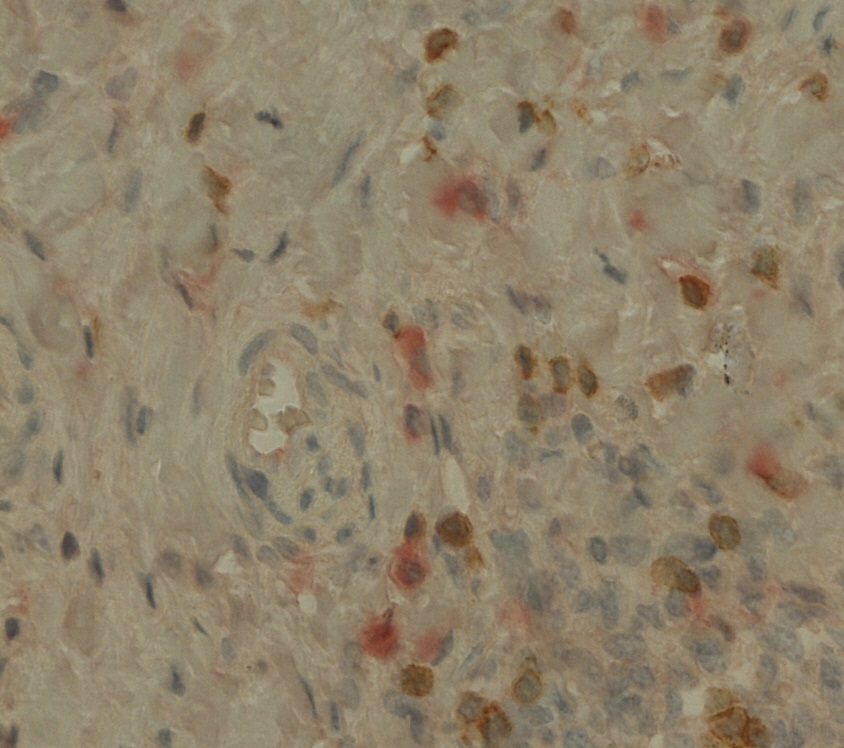
#> input picture TestingScripts/TestImage.jpg, 844 x 748 px
$ python IHCRandomWalktest.py   (older library calls are emulated)
#> lines starting #> are read from the running program, lines starting #| are printed output that depends on the picture; after the words box and inside, x2 and y2 are one past the last pixel; in counts of white or black regions, pixels touching at a corner belong together
#Griffin Calme
#This program will output DAB, Hematoxylin, and perm red

#Hematoxylin (Basic blue)= binds to nuclei
#Cytokines are perm Red Chromagen
#CD3 (T cells) are DAB

import numpy as np
from numpy import linalg

import matplotlib.pyplot as plt

from skimage.io import imread
from skimage.exposure import rescale_intensity
from skimage.segmentation import random_walker
#from skimage.color import separate_stains
from skimage.color import rgb2grey

from skimage.util import dtype, dtype_limits
import os

from pyamg import *


#Color deconvolution
#Normalized optical density matrix
#see Ruifrok AC, Johnston DA. Quantification of histological staining by color deconvolution.
# R      G      B
# X      X      X   Hematoxylin(0)
# X      X      X   Red(1)
# X      X      X   DAB(2)
#Hematoxylin(0), Red(1), DAB(2)
rgb_from_hrd = np.array([[0.644, 0.710, 0.285],
                         [0.0326, 0.872, 0.487],
                         [0.270, 0.562, 0.781]])
#conv_matrix
hrd_from_rgb = linalg.inv(rgb_from_hrd)
print(rgb_from_hrd)
print(hrd_from_rgb)


ihc_rgb = imread(r'TestImage.jpg')
#> ihc_rgb is the input picture: shape (748, 844, 3); mean R, G, B 142.6, 129.7, 106.4


def separate_stains(rgb, color_deconv_vector):
    rgb = dtype.img_as_float(rgb, force_copy=True)
    rgb += 2
    stains = np.dot(np.reshape(-np.log(rgb), (-1, 3)), color_deconv_vector)
    return np.reshape(stains, rgb.shape)


# Rescale signals so that intensity ranges from 0 to 1
# ihc_hrd[:, :, (0,1, or 2 -- is the color channel)]
def stainspace_to_2d_array(ihc_xyz, channel):
#> called with channel = 2
    rescale = rescale_intensity(ihc_xyz[:, :, channel], out_range=(0,1))
    stain_array = np.dstack((np.zeros_like(rescale), rescale, rescale))
    grey_array = rgb2grey(stain_array)

    return grey_array


#Stain space conversion
ihc_hrd = separate_stains(ihc_rgb, hrd_from_rgb)


DAB_Grey_Array = stainspace_to_2d_array(ihc_hrd, 2)
Hema_Gray_Array = stainspace_to_2d_array(ihc_hrd, 0)
permRed_Gray_Array = stainspace_to_2d_array(ihc_hrd, 1)
#> call 3 of stainspace_to_2d_array, with channel = 1
#> in stainspace_to_2d_array (call 3), `rescale = rescale_intensity(ihc_xyz[:, :, channel], out_range=(0,1))`:
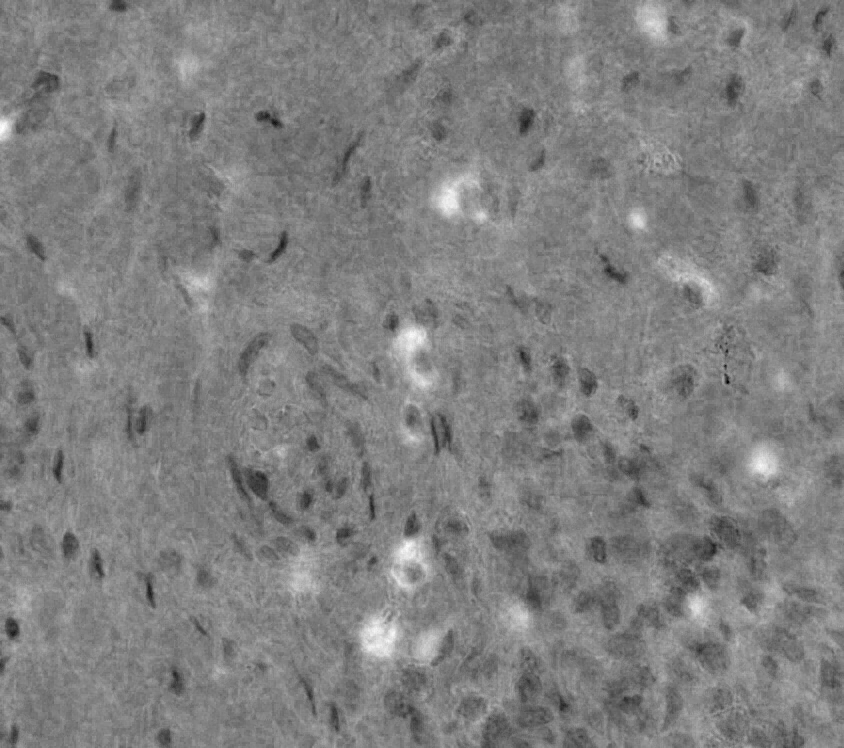
#> rescale: shape (748, 844) float64; min 0, max 1, mean 0.503
#> in stainspace_to_2d_array (call 3), `stain_array = np.dstack((np.zeros_like(rescale), rescale, rescale))`:
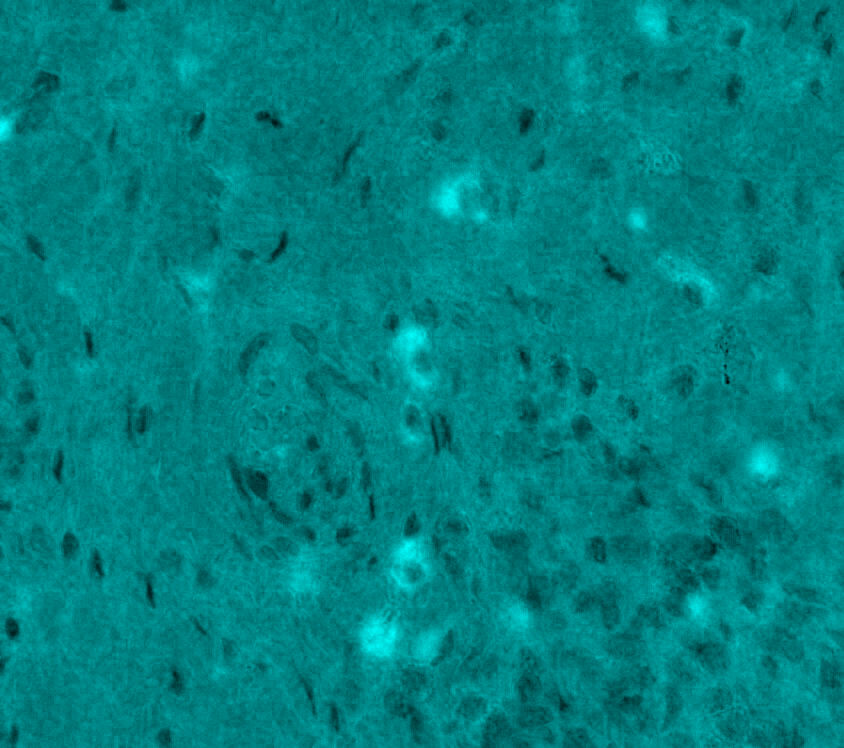
#> stain_array: shape (748, 844, 3) float64; mean of channels 0, 1, 2 0, 0.503, 0.503; drawn as R, G, B
#> in stainspace_to_2d_array (call 3), `grey_array = rgb2grey(stain_array)`:
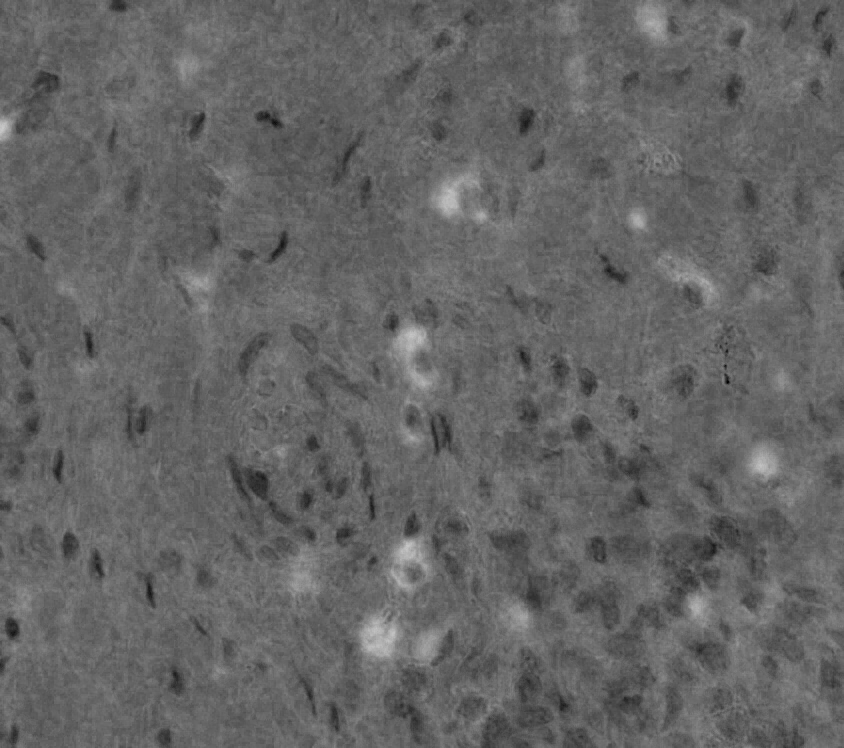
#> grey_array: shape (748, 844) float64; min 0, max 0.788, mean 0.396


#Get markers for random walk
def get_markers(grey_array, bottom_thresh, top_thresh):

    markers = np.zeros_like(grey_array)
    markers[grey_array < bottom_thresh] = 1
    markers[grey_array > top_thresh] = 2

    return markers


#perform Random Walker, fills in positive regions
DAB_segmentation = random_walker(DAB_Grey_Array, get_markers(DAB_Grey_Array, .3, .5), beta=130, mode='cg_mg')
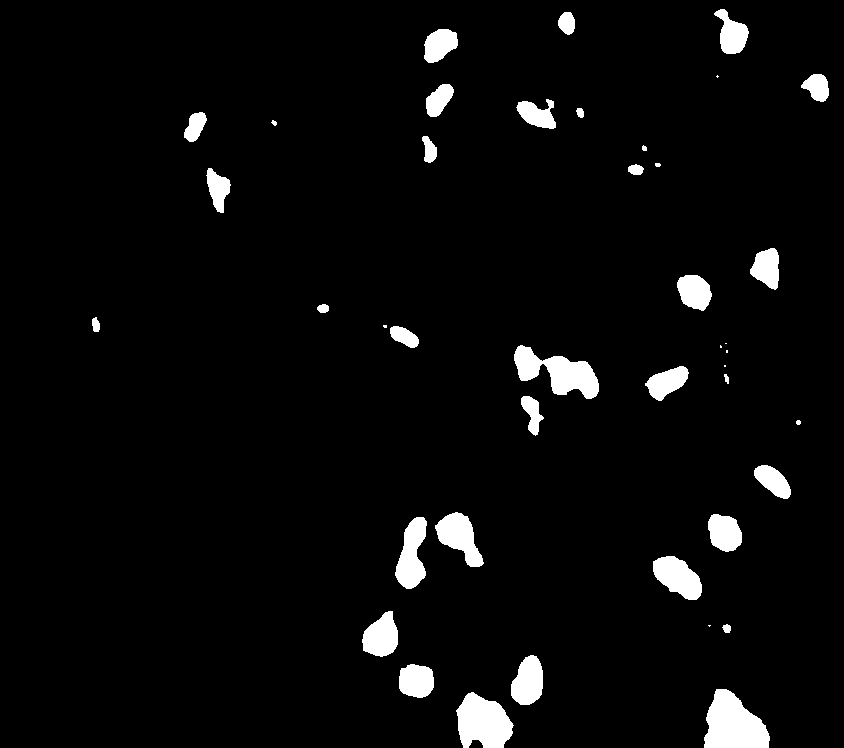
#> DAB_segmentation: shape (748, 844) float64; values 1 (black) and 2 (white), 4.1% white; 42 white regions (7 under 20 px), largest, box (x1, y1, x2, y2) and area: (704, 689, 770, 748) 2720, (514, 345, 599, 399) 2313, (456, 692, 514, 748) 2312
Hema_segmentation = random_walker(Hema_Gray_Array, get_markers(Hema_Gray_Array, .2, .4), beta=130, mode='cg_mg')
#> Hema_segmentation: shape (748, 844) float64; values 1 (black) and 2 (white), 9.7% white; 152 white regions (16 under 20 px), largest, box (x1, y1, x2, y2) and area: (665, 516, 764, 618) 4669, (458, 673, 574, 748) 4341, (586, 604, 663, 728) 3878
permRed_segmentation = random_walker(permRed_Gray_Array, get_markers(permRed_Gray_Array, .4, .5), beta=130, mode='cg_mg')
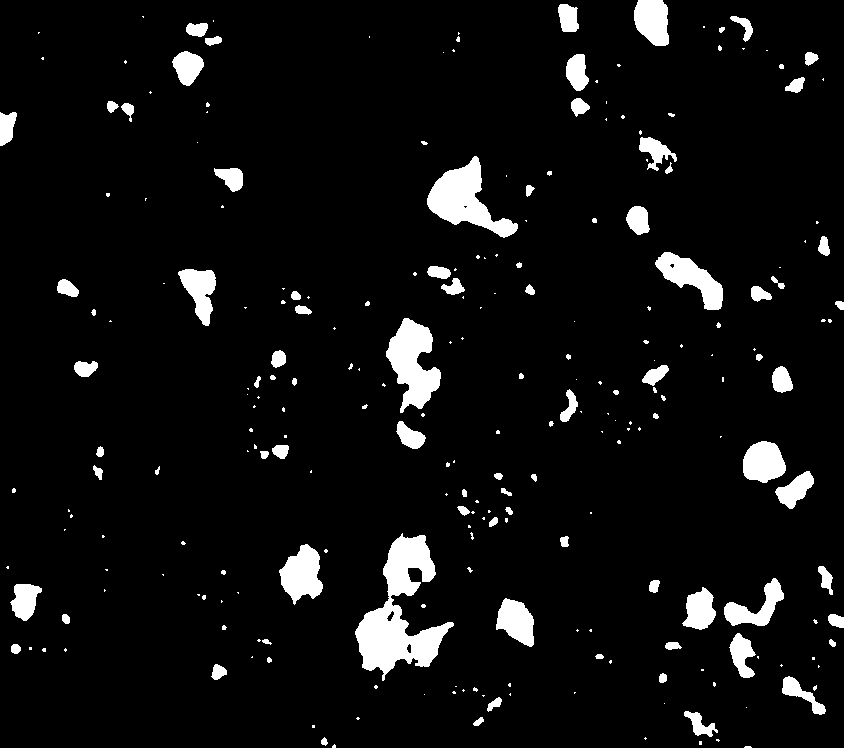
#> permRed_segmentation: shape (748, 844) float64; values 1 (black) and 2 (white), 6.1% white; 251 white regions (153 under 20 px), largest, box (x1, y1, x2, y2) and area: (355, 533, 454, 681) 6030, (427, 156, 518, 238) 3156, (386, 318, 441, 413) 2905


"""PRINTING OUTPUT"""

print('-------------------------')

print(' ')


'''Compute and Output'''
# Compute and output percentages of pixels stained by each chromagen
pic_dimensions = np.shape(DAB_segmentation)  # both arrays same shape
#> pic_dimensions = (748, 844)
total_pixels = pic_dimensions[0] * pic_dimensions[1]
#> total_pixels = 631312


#change negative pixel values from 1 -> 0, positives 2 -> 1
subtrahend_array = np.ones_like(DAB_segmentation)
DAB_segmentation = np.subtract(DAB_segmentation, subtrahend_array)
Hema_segmentation = np.subtract(Hema_segmentation, subtrahend_array)
permRed_segmentation = np.subtract(permRed_segmentation, subtrahend_array)

#count positive pixels
DAB_pixels = np.count_nonzero(DAB_segmentation)
#> DAB_pixels = 26111
Hema_pixels = np.count_nonzero(Hema_segmentation)
#> Hema_pixels = 61254
red_pixels = np.count_nonzero(permRed_segmentation)
#> red_pixels = 38611


DAB_coverage_percent = (round((DAB_pixels / total_pixels * 100), 1))
#> DAB_coverage_percent = 4.1
print("The percentage of the image covered by DAB is: " + str(DAB_coverage_percent) + "%")
#| The percentage of the image covered by DAB is: 4.1%

Hema_coverage_percent = (round((Hema_pixels / total_pixels * 100), 1))
#> Hema_coverage_percent = 9.7
print("The percentage of the image covered by Hematoxylin is: " + str(Hema_coverage_percent) + "%")
#| The percentage of the image covered by Hematoxylin is: 9.7%


total_cell_array = np.add(DAB_segmentation, Hema_segmentation)
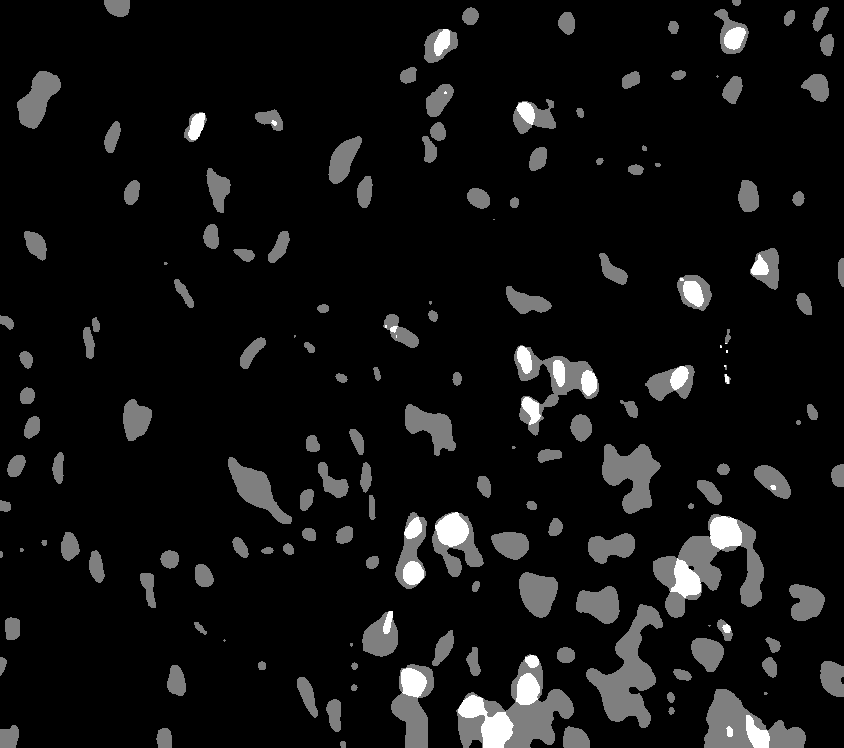
#> total_cell_array: shape (748, 844) float64; min 0, max 2, mean 0.138; drawn with min black and max white
total_cell_pixels = np.count_nonzero(total_cell_array)
#> total_cell_pixels = 77303

total_cell_percent = (round((total_cell_pixels / total_pixels * 100), 1))
#> total_cell_percent = 12.2
print("The percentage of the image covered by DAB & Hematoxylin is: " + str(total_cell_percent) + "%")
#| The percentage of the image covered by DAB & Hematoxylin is: 12.2%

percent_pos_cells = (round((DAB_pixels / total_cell_pixels * 100), 1))
#> percent_pos_cells = 33.8
print("The percentage of CD3+ cells out of the total number of cells is: " + str(percent_pos_cells) + "%")
#| The percentage of CD3+ cells out of the total number of cells is: 33.8%

PercentPos = percent_pos_cells
#> PercentPos = 33.8


# Cytokines
print(" ")

Red_coverage_percent = (round((red_pixels / total_pixels * 100), 1))
#> Red_coverage_percent = 6.1
print("The percentage of the image covered by cytokines is: " + str(Red_coverage_percent) + "%")
#| The percentage of the image covered by cytokines is: 6.1%

red_plus_total_array = np.add(total_cell_array, permRed_segmentation)
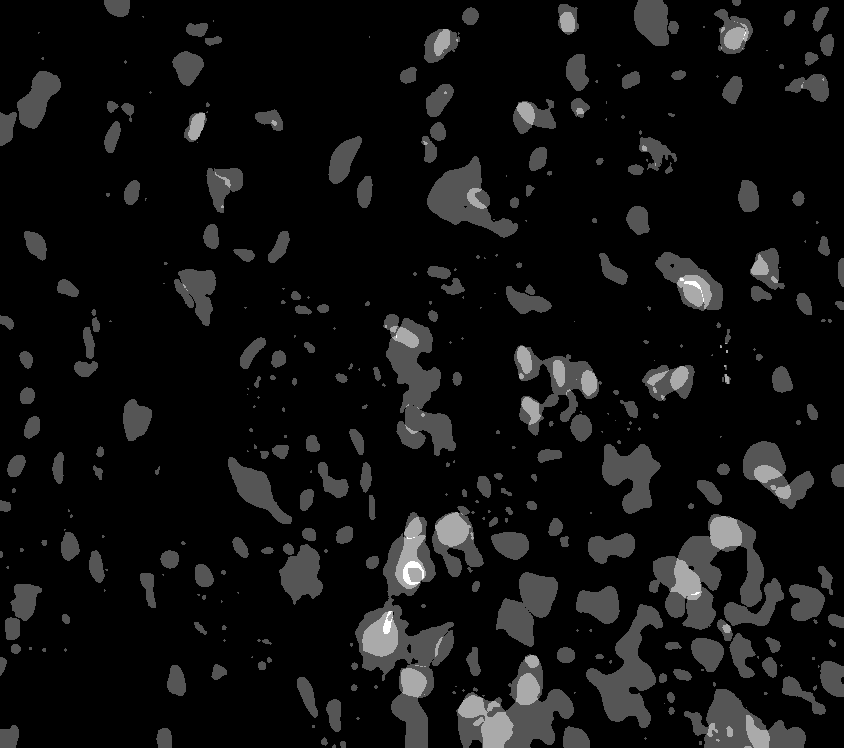
#> red_plus_total_array: shape (748, 844) float64; min 0, max 3, mean 0.2; drawn with min black and max white
red_plus_total_pixels = np.count_nonzero(red_plus_total_array)
#> red_plus_total_pixels = 111146

adjusted_red_coverage_percent = (round((red_pixels / red_plus_total_pixels * 100), 1))
#> adjusted_red_coverage_percent = 34.7

print("The percentage of the area covered by cytokines, with non-cellular regions subtracted is: " + str(
    adjusted_red_coverage_percent) + "%")
#| The percentage of the area covered by cytokines, with non-cellular regions subtracted is: 34.7%


"""PLOTTING IMAGES"""

#Plot images
fig, axes = plt.subplots(2, 2, figsize=(12, 11))
#ax0 = axes.ravel()
ax0, ax1,  ax2, ax3 = axes.ravel()

ax0.imshow(ihc_rgb, cmap=plt.cm.gray, interpolation='nearest')
ax0.set_title("Original")

ax1.imshow(DAB_segmentation, cmap=plt.cm.gray, interpolation='nearest')
ax1.set_title("DAB")

ax2.imshow(permRed_segmentation, cmap=plt.cm.gray)
ax2.set_title("perm red")

ax3.imshow(Hema_segmentation, cmap=plt.cm.gray)
ax3.set_title("Hematoxylin")

for ax in axes.ravel():
    ax.axis('off')

fig.subplots_adjust(left=None, bottom=None, right=None, top=None, wspace=None, hspace=None)


plt.show()
